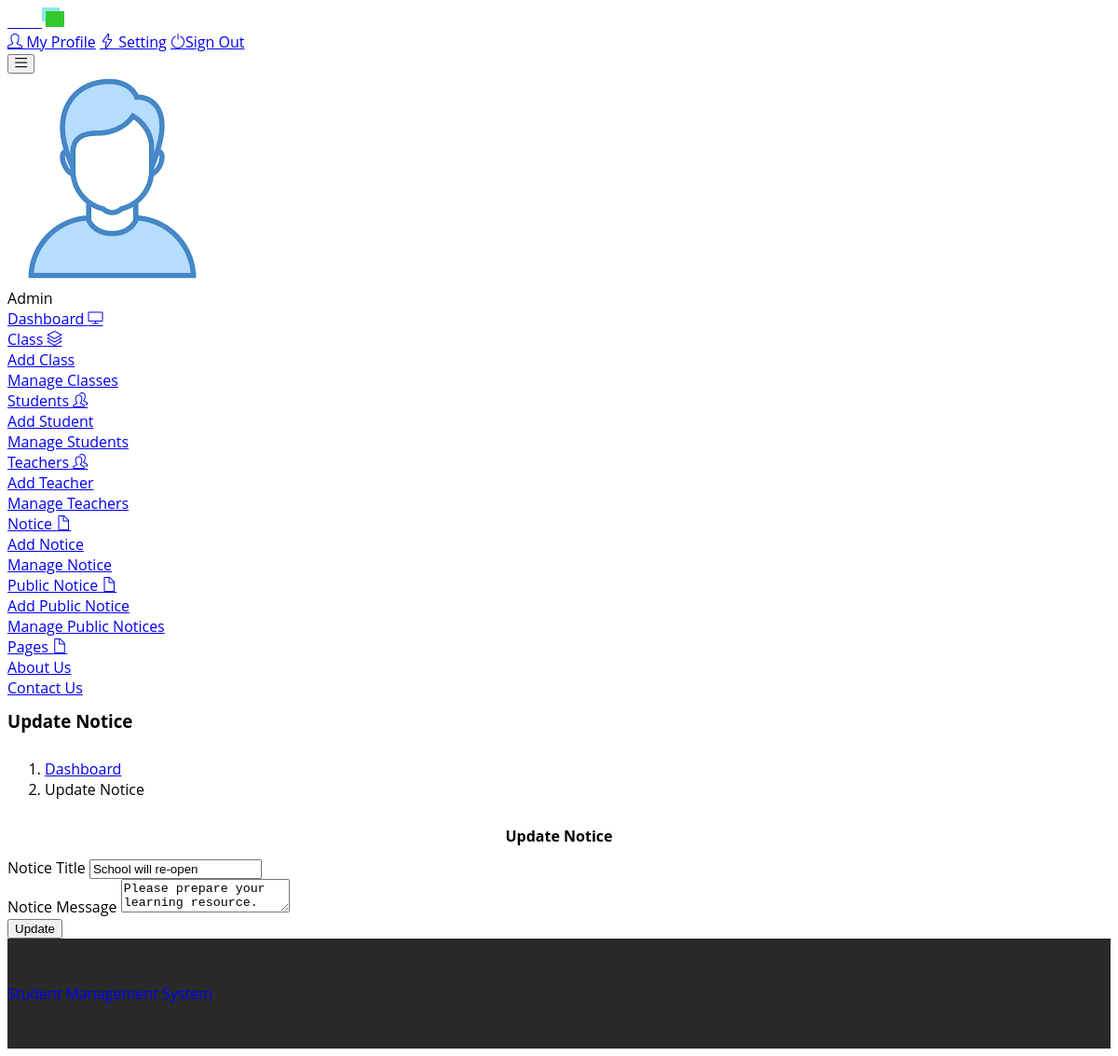
/admin/edit-public-notice-detail.php?editid=1 (signed in), run on the app's committed database.
### tables this page shows
CREATE TABLE `tblpublicnotice` (
  `ID` int(5) NOT NULL,
  `NoticeTitle` varchar(100) DEFAULT NULL,
  `NoticeMessage` mediumtext DEFAULT NULL,
  `CreationTime` timestamp NULL DEFAULT current_timestamp()
);

### admin/edit-public-notice-detail.php (the view, shortened to what this page needs)
<?php
include('includes/dbconnection.php');
?>
<!DOCTYPE html>
<html lang="en">
<head>
  <link rel="stylesheet" href="vendors/simple-line-icons/css/simple-line-icons.css">
  <link rel="stylesheet" href="vendors/flag-icon-css/css/flag-icon.min.css">
  <link rel="stylesheet" href="vendors/css/vendor.bundle.base.css">
  <link rel="stylesheet" href="vendors/select2/select2.min.css">
  <link rel="stylesheet" href="vendors/select2-bootstrap-theme/select2-bootstrap.min.css">
  <link rel="stylesheet" href="css/style.css"/>
</head>
<body>
<div class="container-scroller">
  <?php include_once('includes/header.php'); ?>
  <div class="container-fluid page-body-wrapper">
    <?php include_once('includes/sidebar.php'); ?>
    <div class="main-panel">
      <div class="content-wrapper">
        <div class="page-header">
          <h3 class="page-title">Update Notice</h3>
          <nav aria-label="breadcrumb">
            <ol class="breadcrumb">
              <li class="breadcrumb-item"><a href="dashboard.php">Dashboard</a></li>
              <li class="breadcrumb-item active" aria-current="page">Update Notice</li>
            </ol>
          </nav>
        </div>
        <div class="row">
          <div class="col-12 grid-margin stretch-card">
            <div class="card">
              <div class="card-body">
                <h4 class="card-title" style="text-align: center;">Update Notice</h4>
                <form class="forms-sample" method="post" enctype="multipart/form-data">
                  <?php
                  $eid = $_GET['editid'];
                  $sql = "SELECT * FROM tblpublicnotice WHERE ID=:eid";
                  $query = $dbh->prepare($sql);
                  $query->bindParam(':eid', $eid, PDO::PARAM_STR);
                  $query->execute();
                  $results = $query->fetchAll(PDO::FETCH_OBJ);
                  if ($query->rowCount() > 0) {
                    foreach ($results as $row) {
                      ?>
                      <div class="form-group">
                        <label for="exampleInputName1">Notice Title</label>
                        <input type="text" name="nottitle"
                             value="<?php echo htmlentities($row->NoticeTitle); ?>"
                             class="form-control" required='true'>
                      </div>
                      <div class="form-group">
                        <label for="exampleInputName1">Notice Message</label>
                        <textarea name="notmsg" class="form-control"
                              required='true'><?php echo htmlentities($row->NoticeMessage); ?></textarea>
                      </div>
                      <?php $cnt = $cnt + 1;
                    }
                  } ?>
                  <button type="submit" class="btn btn-primary mr-2" name="submit">Update</button>
                </form>
              </div>
            </div>
          </div>
        </div>
      </div>
      <?php include_once('includes/footer.php'); ?>
    </div>
  </div>
</body>
</html>

### css/style.css (style rules this page uses)
html, body { font-family: 'Open Sans', sans-serif; font-size: 100%; background: #FFf; }
body a { transition:0.5s all; -webkit-transition:0.5s all; -moz-transition:0.5s all; -o-transition:0.5s all; -ms-transition:0.5s all; }
h1,h2,h3,h4,h5,h6 { margin:0; }
.grid_5 h1, h2, h3, h4, h5, h6 { padding: 12px 0; }

### data on the page
tblpublicnotice: nottitle "School will re-open", notmsg "Please prepare your learning resource."
